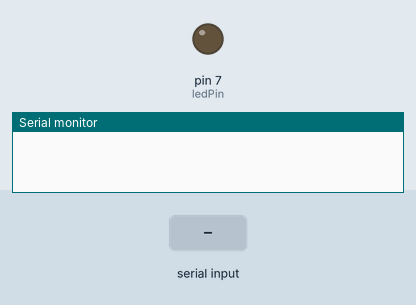
Simulated run of this sketch. Board: Arduino Uno, built with avr-gcc and run on an emulated ATmega328P. Shown: output pins drawn as LEDs (lit = HIGH), the last lines printed to the serial monitor. Inputs (shaded band) come from the test bench.

Above: at 1.2 s.
1.3 s: "1\n" received over Serial
At 2.1 s:
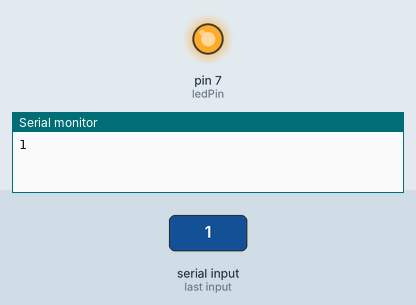
Timing chart, 0 to 4.3 s (numbered marks = the images above; inputs shaded):
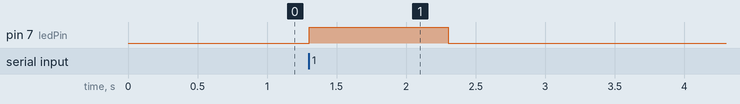

The sketch:

Receiver.ino
```cpp
const int ledPin = 7; // Define the pin for the LED

void setup() {
  Serial.begin(9600);
  pinMode(ledPin, OUTPUT); // Initialize the LED pin as an output
}

void loop() {
  if (Serial.available() > 0) {
    // Read the incoming data as an integer (1 or 0)
    int signal = Serial.parseInt();

    // Print the signal to Serial Monitor and Serial Plotter
    Serial.println(signal);

    // Control the LED based on the signal
    if (signal == 1) {
      digitalWrite(ledPin, HIGH); // Turn on LED
    } else {
      digitalWrite(ledPin, LOW); // Turn off LED
    }
  }
}
```

Measured:
- after the input at 1.3 s, pin 7 (ledPin): LOW → HIGH at once, → LOW 1.0 s later
